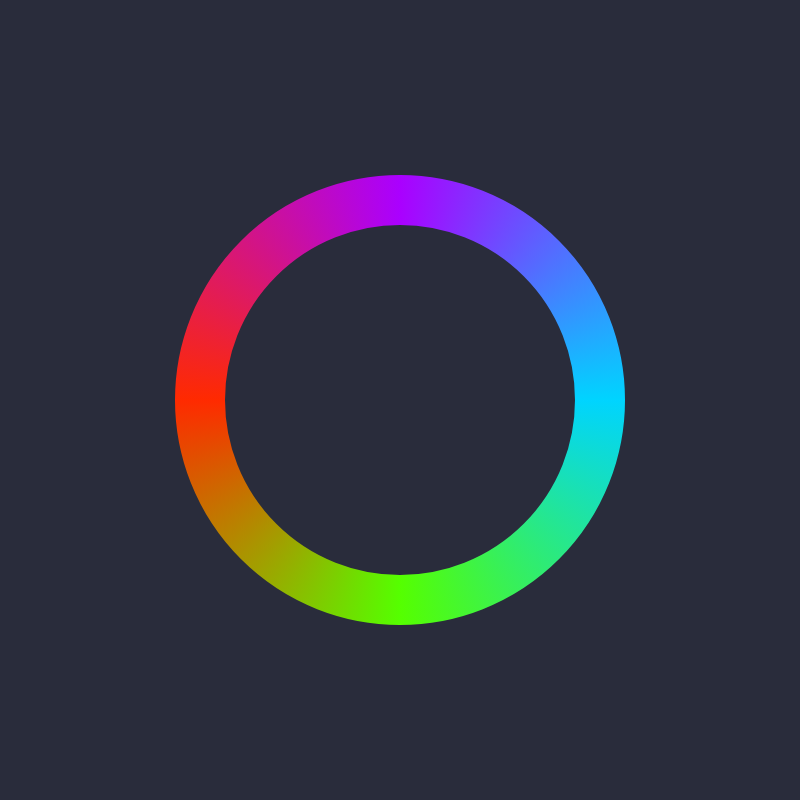
Frame 1 (no input)
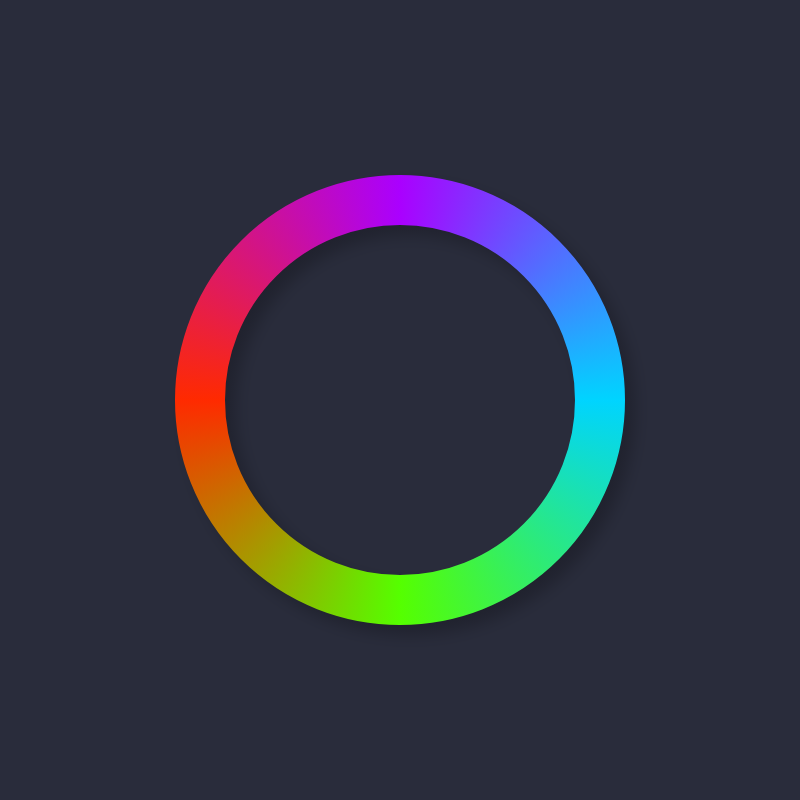
Frame 60 (no input)
Frame 120 (the mouse pressed at the canvas centre since frame 60): identical to frame 60, image omitted

The p5.js sketch that drew these frames (run headless with seeded random() and noise() and a simulated clock; from frame 60 on, the mouse is pressed at the canvas centre):

// p5.js sketch
// ── sketch.js
function setup(){
  createCanvas(800, 800);
  angleMode(DEGREES);
  colorMode(HSB, 360, 100, 100, 100);
  noFill();
  strokeWeight(50);
}

function draw(){
  background(230, 30, 23);

  conicGradient(
    0, width/2, height/2,//Start angle, pX, pY
    [
      color(190, 100, 100, 100),
      color(100, 100, 100, 100),
      color(10, 100, 100, 100),
      color(280, 100, 100, 100)
    ]
  );
  ellipse(width/2, height/2, 400, 400);
  shadow();
}

function conicGradient(sA, sX, sY, colors){
  let gradient = drawingContext.createConicGradient(
    sA, sX, sY
  );
  gradient.addColorStop(0, colors[0]);
  gradient.addColorStop(0.25, colors[1]);
  gradient.addColorStop(0.5, colors[2]);
  gradient.addColorStop(0.75, colors[3]);
  gradient.addColorStop(1, colors[0]);

  drawingContext.strokeStyle = gradient;
}

function shadow(){
  drawingContext.shadowOffsetX = 10;
  drawingContext.shadowOffsetY = 10;
  drawingContext.shadowBlur = 16;
  drawingContext.shadowColor = color(230, 30, 18, 100);
}
